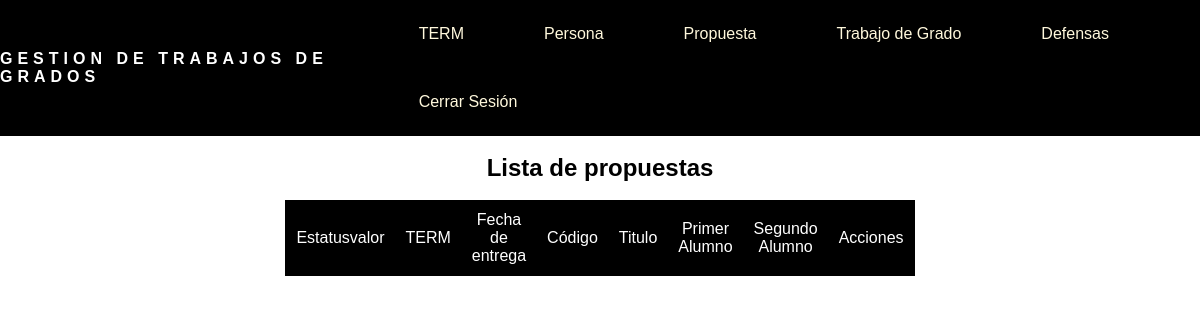
/consultarpropuestaaprobada (signed in), run on an earlier commit of the app's database.
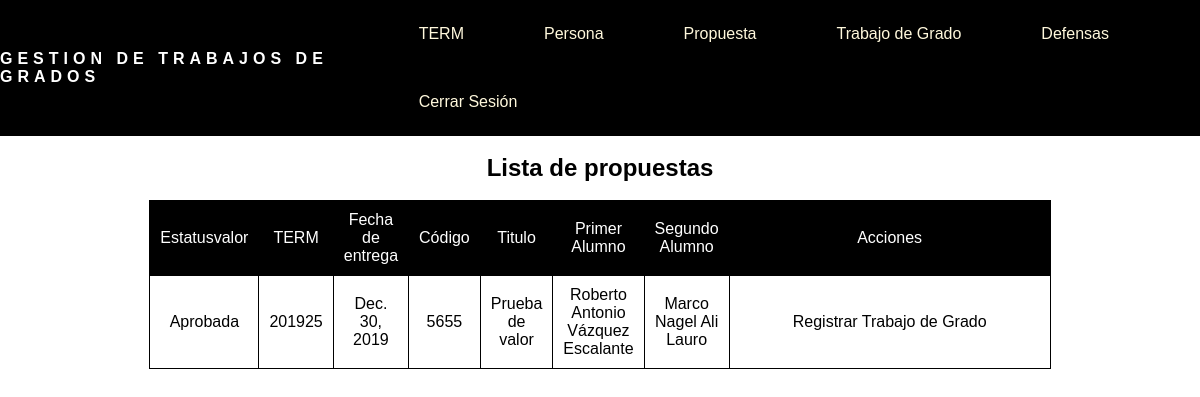
And on a later commit of the database.
### gestionusuarios/models.py (models this page shows, shortened)
class Propuesta(models.Model):
    Estatusvalor = models.ForeignKey(Statuspropuesta, on_delete=models.CASCADE)
    Termpropuesta = models.ForeignKey(Term, null=True, on_delete=models.CASCADE)
    Fechaentrega = models.DateField()
    Codigo = models.CharField(unique=True, max_length=12)
    Titulo = models.CharField(max_length=60)
    Alumnouno = models.ForeignKey(Persona, null=True, related_name='Alumnouno', on_delete=models.CASCADE)
    Alumnodos = models.ForeignKey(Persona, null=True, related_name='Alumnodos', on_delete=models.CASCADE)

class Statuspropuesta(models.Model):
    Estatus = models.CharField(max_length=14)
    def __str__(self):
        return self.Estatus

class Term(models.Model):
    Periodo = models.IntegerField()
    def __str__(self):
        return str(self.Periodo)

class Persona(models.Model):
    Tipousuario = models.ForeignKey(Tipo, null=True, on_delete=models.CASCADE)
    Cedula = models.CharField(unique=True, max_length=9)
    Nombres = models.CharField(max_length=40)
    Apellidos = models.CharField(max_length=40)
    Correoucab = models.CharField(blank=True, max_length=45)
    Correopersonal = models.CharField(max_length=45)
    TelefonoPrincipal = models.CharField(max_length=11)
    TelefonoSecundario = models.CharField(max_length=11)
    Observaciones = models.CharField(max_length=200)
    def __str__(self):
        return self.Nombres + ' ' + self.Apellidos

### gestionusuarios/views.py (the view)
# urls.py: path('consultarpropuestaaprobada', views.consultar_propuestaaprobada, name='consultar_propuestaaprobada'),
def consultar_propuestaaprobada(request):
    if request.user.is_authenticated:
        propaprobadas = Propuesta.objects.filter(Estatusvalor__Estatus='Aprobada')
        return render(request, "gestionusuarios/consultarpropuestaaprobada.html", {'propaprobadas': propaprobadas})
    return redirect('/login')

### gestionusuarios/templates/gestionusuarios/consultarpropuestaaprobada.html (shortened to what this page needs)
{% load static %}
<head>
    <link rel="stylesheet" href="{% static 'gestionusuarios/styles/nav.css' %}">
    <link rel="stylesheet" href="{% static 'gestionusuarios/styles/formulario.css' %}">
    <link rel="stylesheet" href="{% static 'gestionusuarios/styles/tablaconsultapropuesta.css' %}">
</head>
{% block content %}
<nav>
    <div class="logo">
        <h4>GESTION DE TRABAJOS DE GRADOS</h4>
    </div>
    <ul class="nav-links">
        <li><a href="">TERM</a>
        </li>
        <li><a href="nuevo">Persona</a>
        </li>
        <li><a href="">Propuesta</a>
        </li>
        <li><a href="">Trabajo de Grado</a>
        </li>
        <li><a href="">Defensas</a>
        </li>
        <li><a href="/logout">Cerrar Sesión</a></li>
    </ul>
</nav>
<div id="listapropuesta">
    <h2>Lista de propuestas</h2>
    <br>
    <table class="table table-bordered">
        <thead>
            <tr>
                <td>Estatusvalor</td>
                <td>TERM</td>
                <td>Fecha de entrega</td>
                <td>Código</td>
                <td>Titulo</td>
                <td>Primer Alumno</td>
                <td>Segundo Alumno</td>
                <td>Acciones</td>
            </tr>
        </thead>
        <tbody>
            {% for aprobada in propaprobadas %}
            <tr>
                <td>{{aprobada.Estatusvalor}}</td>
                <td>{{aprobada.Termpropuesta}}</td>
                <td>{{aprobada.Fechaentrega}}</td>
                <td>{{aprobada.Codigo}}</td>
                <td>{{aprobada.Titulo}}</td>
                <td>{{aprobada.Alumnouno}}</td>
                <td>{{aprobada.Alumnodos}}</td>
                <td>
                    <a class="btn btn-primary">Registrar Trabajo de Grado</a>
                </td>
            </tr>
            {% endfor %}
        </tbody>
    </table>
</div>
{% endblock %}

What changed in the data, as far as the page shows it:
now on this page (row edited): Propuesta: Estatusvalor "Aprobada", Termpropuesta "201925", Fechaentrega "Dec. 30, 2019", Codigo "5655", Titulo "Prueba de valor", Alumnouno "Roberto Antonio Vázquez Escalante", Alumnodos "Marco Nagel Ali Lauro"
